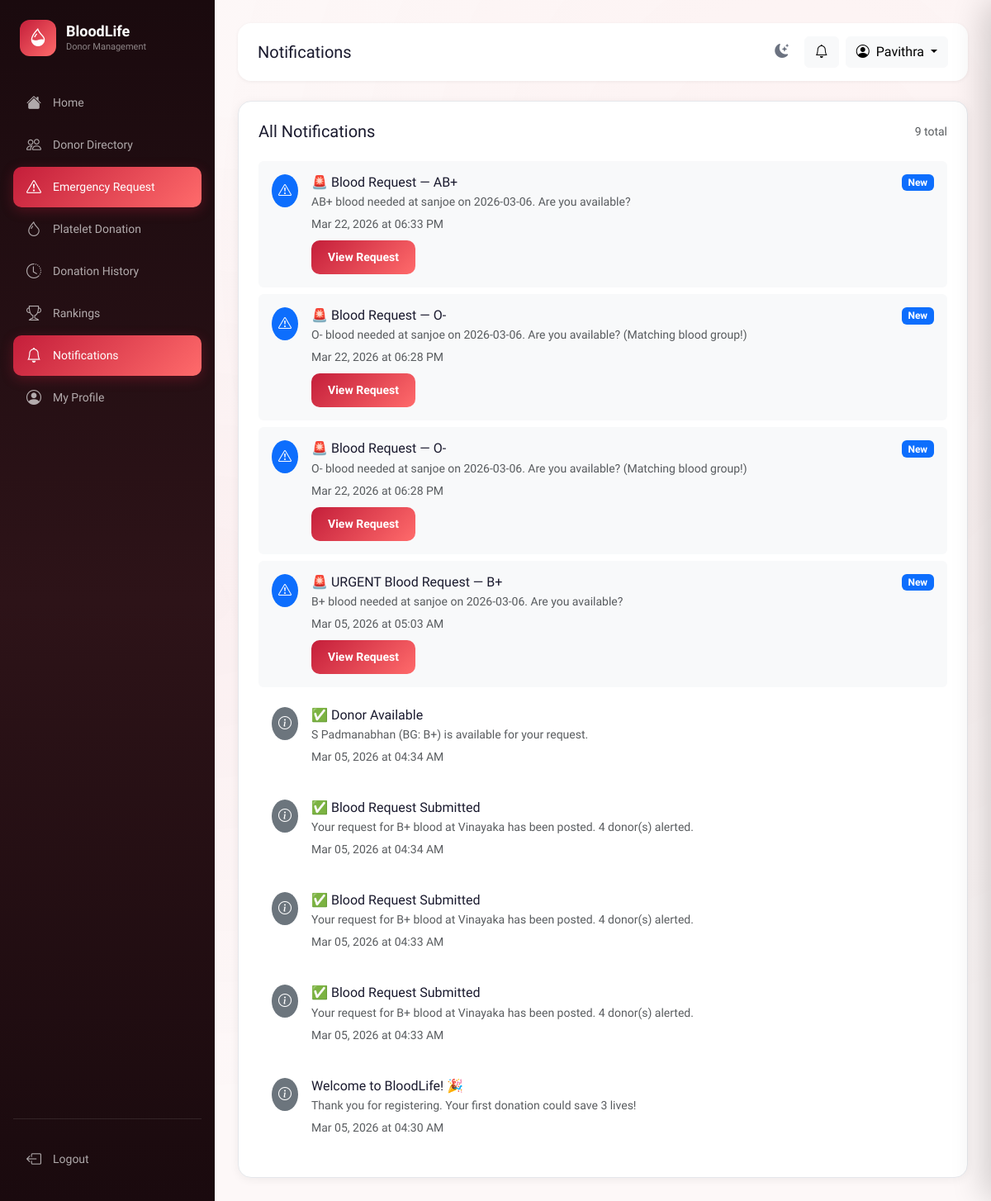
Before: /requests/notifications (signed in) with the older database file.
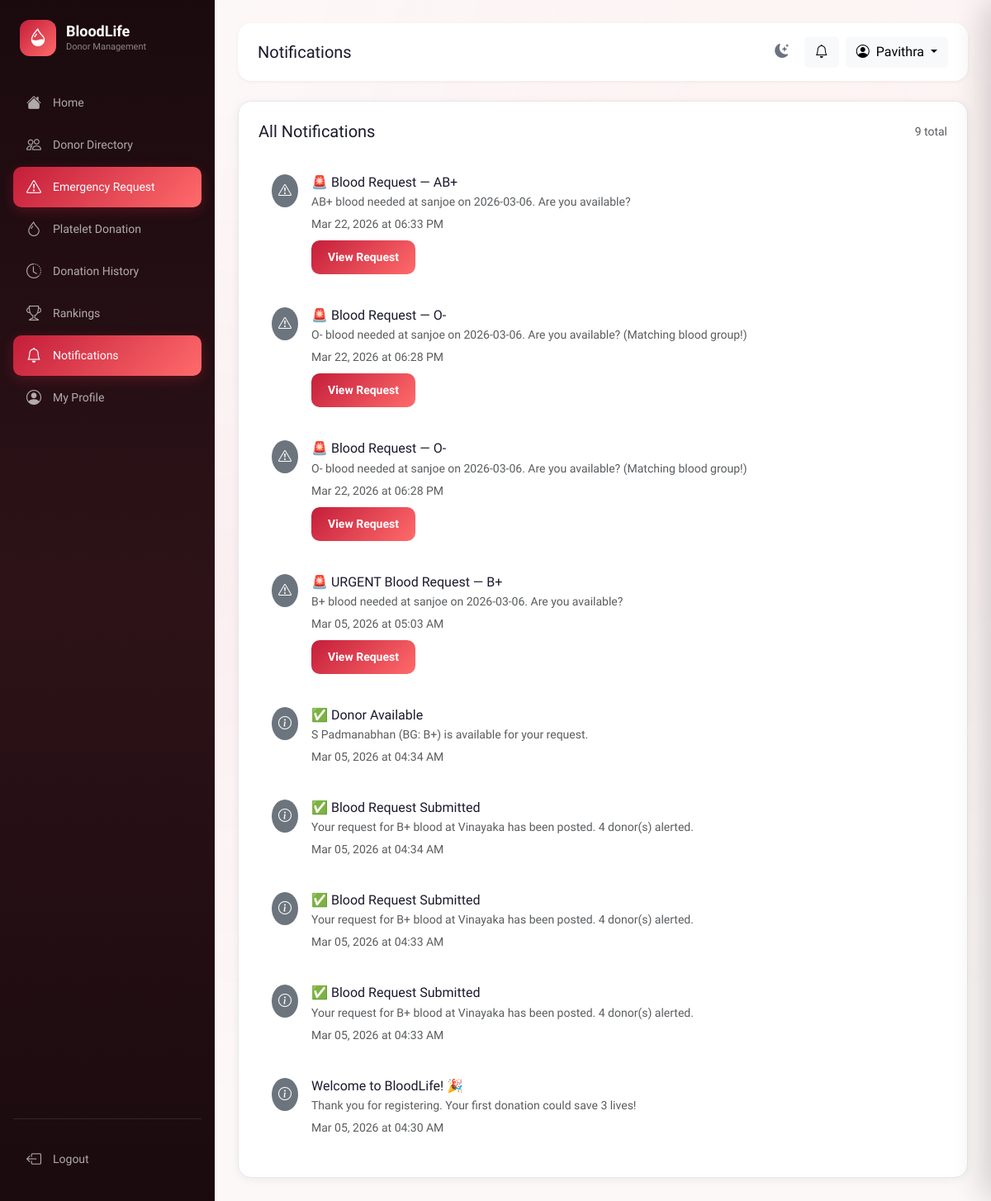
After: the same page with the newer database file.
### app/models.py (models this page shows, shortened)
class User(UserMixin, db.Model):
    __tablename__ = 'users'
    id = db.Column(db.Integer, primary_key=True)
    name = db.Column(db.String(100), nullable=False)
    email = db.Column(db.String(150), unique=True, nullable=False, index=True)
    password_hash = db.Column(db.String(256), nullable=False)
    role = db.Column(db.String(10), default='user')          # 'user' | 'admin'
    is_active = db.Column(db.Boolean, default=True)
    is_blocked = db.Column(db.Boolean, default=False)
    created_at = db.Column(db.DateTime, default=datetime.utcnow)
    last_login = db.Column(db.DateTime)
    profile = db.relationship('DonorProfile', back_populates='user',
                               uselist=False, cascade='all, delete-orphan')
    blood_requests = db.relationship('BloodRequest', back_populates='requester',
                                      foreign_keys='BloodRequest.user_id',
                                      cascade='all, delete-orphan')
    donation_history = db.relationship('DonationHistory', back_populates='donor',
                                        cascade='all, delete-orphan')
    platelet_donations = db.relationship('PlateletDonation', back_populates='donor',
                                          cascade='all, delete-orphan')
    notifications = db.relationship('Notification', back_populates='user',
                                     cascade='all, delete-orphan')
    eligibility_checks = db.relationship('EligibilityCheck', back_populates='user',
                                          cascade='all, delete-orphan')
    @property
    def is_admin(self):
        return self.role == 'admin'

class Notification(db.Model):
    __tablename__ = 'notifications'
    id = db.Column(db.Integer, primary_key=True)
    user_id = db.Column(db.Integer, db.ForeignKey('users.id'), nullable=False)
    title = db.Column(db.String(200), nullable=False)
    message = db.Column(db.Text, nullable=False)
    notif_type = db.Column(db.String(30), default='info')  # 'info' | 'request' | 'reminder' | 'alert'
    related_id = db.Column(db.Integer)                     # optional FK to request/donation
    is_read = db.Column(db.Boolean, default=False)
    created_at = db.Column(db.DateTime, default=datetime.utcnow)
    user = db.relationship('User', back_populates='notifications')

### app/requests_bp/routes.py (the view)
@requests.route('/notifications')
@login_required
def notifications():
    notifs = (Notification.query.filter_by(user_id=current_user.id)
              .order_by(Notification.created_at.desc()).all())
    for n in notifs:
        n.is_read = True
    db.session.commit()
    return render_template('requests/notifications.html', notifications=notifs,
                           unread=0)

### app/templates/requests/notifications.html (shortened to what this page needs)
{% extends "base.html" %}
{% block page_title %}Notifications{% endblock %}
{% block content %}
<div class="card-custom p-4">
    <div class="d-flex justify-content-between align-items-center mb-4">
        <h5 class="mb-0">All Notifications</h5>
        <span class="text-muted small">{{ notifications|length }} total</span>
    </div>
    {% if notifications %}
    {% for n in notifications %}
    <div class="d-flex align-items-start gap-3 p-3 {{ 'bg-light' if not n.is_read }} rounded mb-2">
        <div
            class="rounded-circle p-2 {{ 'bg-primary' if not n.is_read else 'bg-secondary' }} text-white flex-shrink-0">
            <i
                class="bi {{ 'bi-exclamation-triangle' if n.notif_type == 'request' else ('bi-bell' if n.notif_type == 'reminder' else 'bi-info-circle') }}"></i>
        </div>
        <div class="flex-grow-1">
            <h6 class="mb-1">{{ n.title }}</h6>
            <p class="text-muted small mb-1">{{ n.message }}</p>
            <small class="text-muted">{{ n.created_at.strftime('%b %d, %Y at %I:%M %p') }}</small>
            {% if n.notif_type == 'request' and n.related_id %}
            <br><a href="{{ url_for('requests.view_request', req_id=n.related_id) }}"
                class="btn btn-primary-custom btn-sm mt-2">View Request</a>
            {% endif %}
        </div>
        {% if not n.is_read %}<span class="badge bg-primary flex-shrink-0">New</span>{% endif %}
    </div>
    {% endfor %}
    {% else %}
    <div class="text-center py-5">
        <i class="bi bi-bell-slash" style="font-size:60px;color:var(--border);"></i>
        <p class="text-muted mt-3">No notifications yet.</p>
    </div>
    {% endif %}
</div>
{% endblock %}

### app/templates/base.html (shortened to what this page needs)
<!DOCTYPE html>
<html lang="en">
<head>
    <link href="https://cdn.jsdelivr.net/npm/bootstrap@5.3.2/dist/css/bootstrap.min.css" rel="stylesheet">
    <link rel="stylesheet" href="https://cdn.jsdelivr.net/npm/bootstrap-icons@1.11.1/font/bootstrap-icons.css">
    <link rel="stylesheet" href="{{ url_for('static', filename='css/style.css') }}">
</head>
<body data-auth="{{ 'true' if current_user.is_authenticated else 'false' }}" >
    <div class="toast-container position-fixed top-0 end-0 p-3" style="z-index:9999;" id="toastContainer"></div>
    {% if current_user.is_authenticated %}
    <aside class="sidebar" id="sidebar">
        <div class="sidebar-logo">
            <div class="sidebar-logo-icon"><i class="bi bi-droplet-half"></i></div>
            <div>
                <h2>BloodLife</h2>
                <span>Donor Management</span>
            </div>
        </div>
        <nav>
            <ul class="list-unstyled">
                <li class="nav-item">
                    <a class="nav-link-custom {% if request.endpoint == 'main.dashboard' %}active{% endif %}"
                        href="{{ url_for('main.dashboard') }}">
                        <i class="bi bi-house-fill"></i><span>Home</span>
                    </a>
                </li>
                <li class="nav-item">
                    <a class="nav-link-custom {% if request.blueprint == 'donor' and 'directory' in request.endpoint %}active{% endif %}"
                        href="{{ url_for('donor.directory') }}">
                        <i class="bi bi-people"></i><span>Donor Directory</span>
                    </a>
                </li>
                <li class="nav-item">
                    <a class="nav-link-custom {% if request.blueprint == 'requests' %}active{% endif %}"
                        href="{{ url_for('requests.index') }}">
                        <i class="bi bi-exclamation-triangle"></i><span>Emergency Request</span>
                        {% set active_count = active_request_count|default(0) %}
                    </a>
                </li>
                <li class="nav-item">
                    <a class="nav-link-custom {% if 'platelet' in request.endpoint|default('') %}active{% endif %}"
                        href="{{ url_for('donor.platelet') }}">
                        <i class="bi bi-droplet"></i><span>Platelet Donation</span>
                    </a>
                </li>
                <li class="nav-item">
                    <a class="nav-link-custom {% if 'history' in request.endpoint|default('') %}active{% endif %}"
                        href="{{ url_for('donor.history') }}">
                        <i class="bi bi-clock-history"></i><span>Donation History</span>
                    </a>
                </li>
                <li class="nav-item">
                    <a class="nav-link-custom {% if 'rankings' in request.endpoint|default('') %}active{% endif %}"
                        href="{{ url_for('donor.rankings') }}">
                        <i class="bi bi-trophy"></i><span>Rankings</span>
                    </a>
                </li>
                <li class="nav-item position-relative">
                    <a class="nav-link-custom {% if 'notifications' in request.endpoint|default('') %}active{% endif %}"
                        href="{{ url_for('requests.notifications') }}">
                        <i class="bi bi-bell"></i><span>Notifications</span>
                        {% set unread = unread|default(0) %}
                    </a>
                </li>
                <li class="nav-item">
                    <a class="nav-link-custom {% if 'profile' in request.endpoint|default('') %}active{% endif %}"
                        href="{{ url_for('donor.profile') }}">
                        <i class="bi bi-person-circle"></i><span>My Profile</span>
                    </a>
                </li>
            </ul>
        </nav>
        <div class="mt-auto pt-4" style="border-top: 1px solid rgba(255,255,255,0.1);">
            <a class="nav-link-custom" href="{{ url_for('auth.logout') }}">
                <i class="bi bi-box-arrow-left"></i><span>Logout</span>
            </a>
        </div>
    </aside>
    <main class="main-content" id="mainContent">
        <div class="header mb-4">
            <div class="header-left">
                <div>
                    <h5 class="mb-0">{% block page_title %}Home{% endblock %}</h5>
                </div>
            </div>
            <div class="d-flex align-items-center gap-2">
                <button class="theme-toggle" id="themeToggleBtn" onclick="toggleTheme()" title="Toggle dark/light mode">
                    <i class="bi bi-moon-stars-fill" id="themeIcon"></i>
                </button>
                <button class="btn btn-light position-relative" id="notifBellBtn" onclick="openNotifDrawer()"
                    title="Notifications">
                    <i class="bi bi-bell" id="bellIcon"></i>
                </button>
                <div class="dropdown">
                    <button class="btn btn-light dropdown-toggle" data-bs-toggle="dropdown">
                        <i class="bi bi-person-circle me-2"></i>{{ current_user.name.split()[0] }}
                    </button>
                </div>
            </div>
        </div>
        {% block content %}{% endblock %}
    </main>
    {% endif %}
</body>
</html>

### app/static/css/style.css (style rules this page uses)
:root { --primary: #C41E3A; --primary-dark: #8B0000; --primary-light: #FFE4E9; --accent: #FF6B6B; --bg-main: #FDF8F8; --bg-card: #FFFFFF; --text-primary: #1A1A2E; --text-secondary: #6B7280; --text-muted: #9CA3AF; --border: #E5E7EB; --success: #10B981; --warning: #F59E0B; --danger: #EF4444; --info: #3B82F6; --sidebar-width: 260px; --header-height: 72px; }
* { box-sizing: border-box; transition: background-color .25s ease, border-color .25s ease, color .18s ease; }
*, *::before, *::after { transition-property: background-color, border-color, color; }
body { font-family: 'Plus Jakarta Sans', system-ui, sans-serif; background: var(--bg-main); color: var(--text-primary); margin: 0; padding: 0; overflow-x: hidden; }
.sidebar { position: fixed; left: 0; top: 0; bottom: 0; width: var(--sidebar-width); background: linear-gradient(180deg, #1A0A0E 0%, #2D1318 50%, #1A0A0E 100%); display: flex; flex-direction: column; padding: 24px 16px; z-index: 1000; transition: transform .3s ease; overflow-y: auto; }
.sidebar-logo { display: flex; align-items: center; gap: 12px; margin-bottom: 32px; padding: 0 8px; }
.sidebar-logo-icon { width: 44px; height: 44px; border-radius: 12px; background: linear-gradient(135deg, var(--primary), var(--accent)); display: flex; align-items: center; justify-content: center; font-size: 22px; color: white; flex-shrink: 0; }
.sidebar-logo h2 { color: white; font-size: 18px; font-weight: 700; margin: 0; }
.sidebar-logo span { color: rgba(255, 255, 255, .5); font-size: 11px; display: block; }
.nav-link-custom { display: flex; align-items: center; gap: 14px; color: rgba(255, 255, 255, .65); padding: 11px 16px; border-radius: 10px; margin-bottom: 2px; text-decoration: none; font-size: 14px; font-weight: 500; transition: all .2s; }
.nav-link-custom.active { color: white; background: linear-gradient(135deg, var(--primary), var(--accent)); box-shadow: 0 4px 15px rgba(196, 30, 58, .3); }
.nav-link-custom i { font-size: 18px; }
.main-content { margin-left: var(--sidebar-width); padding: 28px; min-height: 100vh; transition: margin .3s ease; }
.header { display: flex; align-items: center; justify-content: space-between; background: white; padding: 16px 24px; border-radius: 16px; box-shadow: 0 1px 4px rgba(0, 0, 0, .06); }
.header-left { display: flex; align-items: center; gap: 16px; }
.card-custom { background: var(--bg-card); border-radius: 16px; box-shadow: 0 2px 12px rgba(0, 0, 0, .06); border: 1px solid var(--border); transition: box-shadow .2s, transform .2s; }
.btn-primary-custom { background: linear-gradient(135deg, var(--primary), var(--accent)); color: white; border: none; border-radius: 10px; padding: 10px 20px; font-weight: 600; transition: all .2s; cursor: pointer; }
.theme-toggle { width: 38px; height: 38px; border: none; border-radius: 10px; background: rgba(255, 255, 255, .08); color: var(--text-secondary); display: flex; align-items: center; justify-content: center; cursor: pointer; font-size: 17px; transition: background .2s, color .2s, transform .2s !important; flex-shrink: 0; }

Changed rows visible on the page:
changed Notification "🚨 Blood Request — AB+": no longer shows "New"
changed Notification (number 2 of 9 on the later page): no longer shows "New"
changed Notification (number 3 of 9 on the later page): no longer shows "New"
changed Notification "🚨 URGENT Blood Request — B+": no longer shows "New"
